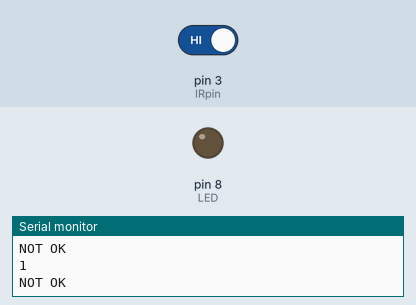
Simulated run of this sketch. Board: Arduino Uno, built with avr-gcc and run on an emulated ATmega328P. Parts: output pins drawn as LEDs (lit = HIGH), the last lines printed to the serial monitor. The inputs (shaded band) are chosen by the test bench; at power-on: pin 3 (IRpin) HIGH.

Above: at 1.2 s.
1.3 s: pin 3 (IRpin) driven LOW
At 2.2 s:
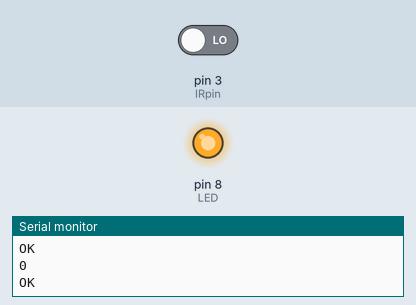
2.9 s: pin 3 (IRpin) driven HIGH
At 3.5 s:
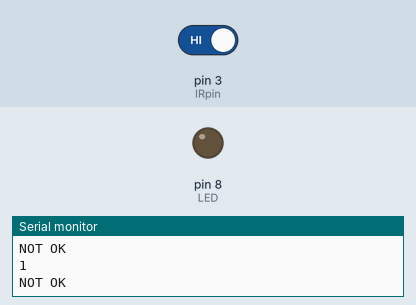
Timing chart, 0 to 5.9 s (numbered marks = the images above; inputs shaded):
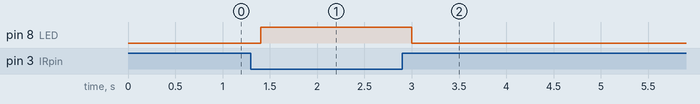

Measured:
- after the input at 1.3 s, pin 8 (LED): LOW → HIGH after 0.10 s
- after the input at 2.9 s, pin 8 (LED): HIGH → LOW after 0.10 s

The sketch:

IR_RECEIVER_WITHOUT_LIBRARY.ino
```cpp
int LED = 8;
int IRpin = 3;
int IRstatus = HIGH;

void setup()
{
          pinMode(LED, OUTPUT);
          pinMode(IRpin, INPUT);
          Serial.begin(9600);
}

void loop()
{

          IRstatus = digitalRead(IRpin);
          Serial.println(IRstatus);
          if (IRstatus == LOW)
          {
            digitalWrite(LED, HIGH);
            Serial.println("OK");
          }
          else
          {
            digitalWrite(LED, LOW);
            Serial.println("NOT OK");
          }
          delay(200);
}
```
